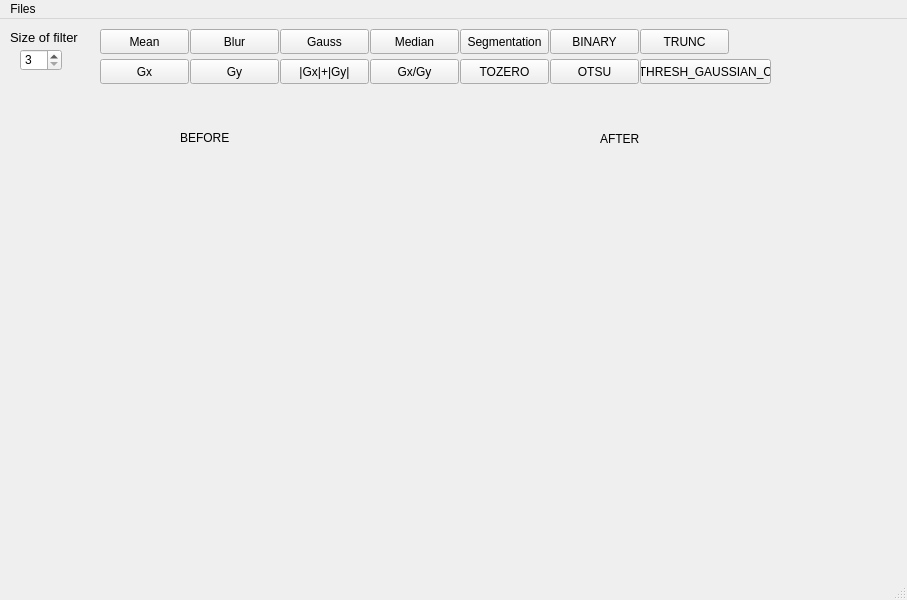
<?xml version="1.0" encoding="UTF-8"?>
<ui version="4.0">
 <class>MainWindow</class>
 <widget class="QMainWindow" name="MainWindow">
  <property name="windowModality">
   <enum>Qt::ApplicationModal</enum>
  </property>
  <property name="geometry">
   <rect>
    <x>0</x>
    <y>0</y>
    <width>907</width>
    <height>600</height>
   </rect>
  </property>
  <property name="windowTitle">
   <string>AnhThi-HoaiThuong-PhuocThuan</string>
  </property>
  <widget class="QWidget" name="centralwidget">
   <widget class="QLabel" name="iframe_old">
    <property name="geometry">
     <rect>
      <x>20</x>
      <y>140</y>
      <width>400</width>
      <height>400</height>
     </rect>
    </property>
    <property name="maximumSize">
     <size>
      <width>400</width>
      <height>400</height>
     </size>
    </property>
    <property name="text">
     <string/>
    </property>
    <property name="alignment">
     <set>Qt::AlignCenter</set>
    </property>
   </widget>
   <widget class="QLabel" name="iframe_new">
    <property name="geometry">
     <rect>
      <x>470</x>
      <y>140</y>
      <width>400</width>
      <height>400</height>
     </rect>
    </property>
    <property name="toolTipDuration">
     <number>-1</number>
    </property>
    <property name="text">
     <string/>
    </property>
   </widget>
   <widget class="QLabel" name="label">
    <property name="geometry">
     <rect>
      <x>180</x>
      <y>110</y>
      <width>67</width>
      <height>17</height>
     </rect>
    </property>
    <property name="text">
     <string>BEFORE</string>
    </property>
   </widget>
   <widget class="QLabel" name="labelAfter">
    <property name="geometry">
     <rect>
      <x>600</x>
      <y>110</y>
      <width>171</width>
      <height>20</height>
     </rect>
    </property>
    <property name="text">
     <string>AFTER</string>
    </property>
   </widget>
   <widget class="QPushButton" name="btnMean">
    <property name="geometry">
     <rect>
      <x>100</x>
      <y>10</y>
      <width>89</width>
      <height>25</height>
     </rect>
    </property>
    <property name="text">
     <string>Mean</string>
    </property>
   </widget>
   <widget class="QSpinBox" name="boxFilter">
    <property name="geometry">
     <rect>
      <x>20</x>
      <y>30</y>
      <width>42</width>
      <height>22</height>
     </rect>
    </property>
    <property name="minimum">
     <number>3</number>
    </property>
    <property name="singleStep">
     <number>2</number>
    </property>
   </widget>
   <widget class="QLabel" name="label_2">
    <property name="geometry">
     <rect>
      <x>10</x>
      <y>10</y>
      <width>81</width>
      <height>16</height>
     </rect>
    </property>
    <property name="font">
     <font>
      <pointsize>10</pointsize>
     </font>
    </property>
    <property name="text">
     <string>Size of filter</string>
    </property>
   </widget>
   <widget class="QPushButton" name="btnBlur">
    <property name="geometry">
     <rect>
      <x>190</x>
      <y>10</y>
      <width>89</width>
      <height>25</height>
     </rect>
    </property>
    <property name="text">
     <string>Blur</string>
    </property>
   </widget>
   <widget class="QPushButton" name="btnGauss">
    <property name="geometry">
     <rect>
      <x>280</x>
      <y>10</y>
      <width>89</width>
      <height>25</height>
     </rect>
    </property>
    <property name="text">
     <string>Gauss</string>
    </property>
   </widget>
   <widget class="QPushButton" name="btnMedian">
    <property name="geometry">
     <rect>
      <x>370</x>
      <y>10</y>
      <width>89</width>
      <height>25</height>
     </rect>
    </property>
    <property name="text">
     <string>Median</string>
    </property>
   </widget>
   <widget class="QPushButton" name="btnGx">
    <property name="geometry">
     <rect>
      <x>100</x>
      <y>40</y>
      <width>89</width>
      <height>25</height>
     </rect>
    </property>
    <property name="text">
     <string>Gx</string>
    </property>
   </widget>
   <widget class="QPushButton" name="btnGy">
    <property name="geometry">
     <rect>
      <x>190</x>
      <y>40</y>
      <width>89</width>
      <height>25</height>
     </rect>
    </property>
    <property name="text">
     <string>Gy</string>
    </property>
   </widget>
   <widget class="QPushButton" name="btnGxAddGy">
    <property name="geometry">
     <rect>
      <x>280</x>
      <y>40</y>
      <width>89</width>
      <height>25</height>
     </rect>
    </property>
    <property name="text">
     <string>|Gx|+|Gy|</string>
    </property>
   </widget>
   <widget class="QPushButton" name="btnGxDivGy">
    <property name="geometry">
     <rect>
      <x>370</x>
      <y>40</y>
      <width>89</width>
      <height>25</height>
     </rect>
    </property>
    <property name="text">
     <string>Gx/Gy</string>
    </property>
   </widget>
   <widget class="QPushButton" name="Segmentation">
    <property name="geometry">
     <rect>
      <x>460</x>
      <y>10</y>
      <width>89</width>
      <height>25</height>
     </rect>
    </property>
    <property name="text">
     <string>Segmentation</string>
    </property>
   </widget>
   <widget class="QPushButton" name="THRESH_GAUSSIAN_C">
    <property name="geometry">
     <rect>
      <x>640</x>
      <y>40</y>
      <width>131</width>
      <height>25</height>
     </rect>
    </property>
    <property name="text">
     <string>THRESH_GAUSSIAN_C</string>
    </property>
   </widget>
   <widget class="QPushButton" name="BINARY">
    <property name="geometry">
     <rect>
      <x>550</x>
      <y>10</y>
      <width>89</width>
      <height>25</height>
     </rect>
    </property>
    <property name="text">
     <string>BINARY</string>
    </property>
   </widget>
   <widget class="QPushButton" name="TOZERO">
    <property name="geometry">
     <rect>
      <x>460</x>
      <y>40</y>
      <width>89</width>
      <height>25</height>
     </rect>
    </property>
    <property name="text">
     <string>TOZERO</string>
    </property>
   </widget>
   <widget class="QPushButton" name="TRUNC">
    <property name="geometry">
     <rect>
      <x>640</x>
      <y>10</y>
      <width>89</width>
      <height>25</height>
     </rect>
    </property>
    <property name="text">
     <string>TRUNC</string>
    </property>
   </widget>
   <widget class="QPushButton" name="OTSU">
    <property name="geometry">
     <rect>
      <x>550</x>
      <y>40</y>
      <width>89</width>
      <height>25</height>
     </rect>
    </property>
    <property name="text">
     <string>OTSU</string>
    </property>
   </widget>
  </widget>
  <widget class="QMenuBar" name="menubar">
   <property name="geometry">
    <rect>
     <x>0</x>
     <y>0</y>
     <width>907</width>
     <height>21</height>
    </rect>
   </property>
   <widget class="QMenu" name="menuFile">
    <property name="title">
     <string>Files</string>
    </property>
    <addaction name="actionOpen"/>
    <addaction name="separator"/>
    <addaction name="actionExit"/>
   </widget>
   <addaction name="menuFile"/>
  </widget>
  <widget class="QStatusBar" name="statusbar"/>
  <action name="actionOpen">
   <property name="text">
    <string>Open</string>
   </property>
  </action>
  <action name="actionExit">
   <property name="text">
    <string>Exit</string>
   </property>
  </action>
 </widget>
 <resources/>
 <connections/>
</ui>
